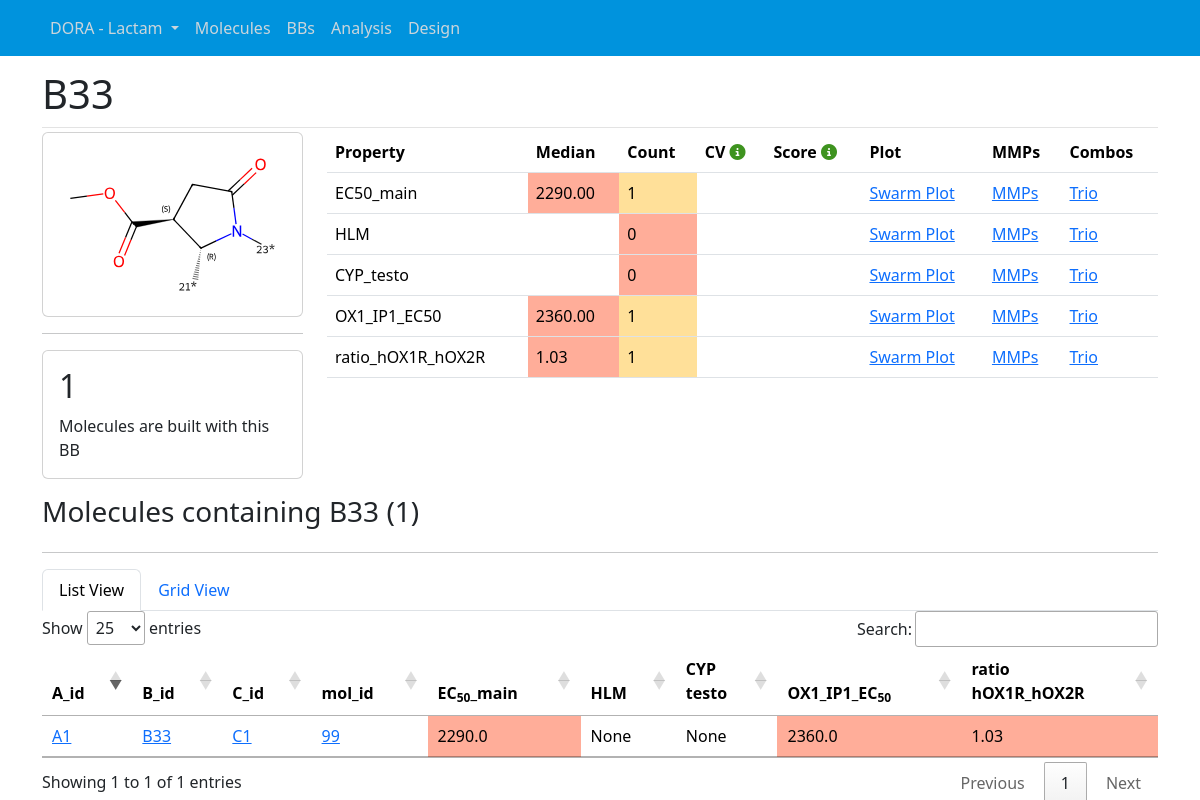
/bbs/B33 (signed in), run on the app's committed database.
### projects/models.py (models this page shows, shortened)
class Series(models.Model):
    project = models.ForeignKey(Project, on_delete=models.CASCADE)
    series_name = models.CharField(max_length=25)
    sub_series = models.CharField(max_length=25, blank=True)
    n_mols = models.IntegerField(default=0)
    series_bbsar_coverage = models.FloatField(default=0)
    n_bb_tags = models.IntegerField(default=0)
    n_bbs = models.IntegerField(default=0)
    n_A = models.IntegerField(default=0)
    n_B = models.IntegerField(default=0)
    n_C = models.IntegerField(default=0)
    n_D = models.IntegerField(default=0)
    date_updated = models.DateTimeField(default=timezone.now)
    class Meta:
        unique_together = ('project', 'series_name')

class Project(models.Model):
    project_name = models.CharField(max_length=25)
    def __str__(self):
        return str(self.project_name)

### bbs/models.py (models this page shows, shortened)
class BB(models.Model):
    project = models.ForeignKey(Project, on_delete=models.CASCADE)
    series = models.ForeignKey(Series, on_delete=models.CASCADE)
    bb_smi = models.CharField(max_length=75)
    bb_id = models.CharField(max_length=4)
    count = models.IntegerField()
    bb_tag = models.CharField(max_length=1)
    bb_flag = models.CharField(max_length=75,null=True, blank=True)
    BBB_Brain_count = models.IntegerField(null=True, blank=True)
    BBB_Brain_median = models.FloatField(null=True, blank=True)
    BBB_Brain_score = models.FloatField(null=True, blank=True)
    BBB_Brain_Plasma_ratio_count = models.IntegerField(null=True, blank=True)
    BBB_Brain_Plasma_ratio_median = models.FloatField(null=True, blank=True)
    BBB_Brain_Plasma_ratio_score = models.FloatField(null=True, blank=True)
    BBB_Plasma_count = models.IntegerField(null=True, blank=True)
    BBB_Plasma_median = models.FloatField(null=True, blank=True)
    BBB_Plasma_score = models.FloatField(null=True, blank=True)
    BBB_ratio_BrainPlasma_count = models.IntegerField(null=True, blank=True)
    BBB_ratio_BrainPlasma_median = models.FloatField(null=True, blank=True)
    BBB_ratio_BrainPlasma_score = models.FloatField(null=True, blank=True)
    BB_fu_count = models.IntegerField(null=True, blank=True)
    BB_fu_median = models.FloatField(null=True, blank=True)
    BB_fu_score = models.FloatField(null=True, blank=True)
    CYP_shift_count = models.IntegerField(null=True, blank=True)
    CYP_shift_median = models.FloatField(null=True, blank=True)
    CYP_shift_score = models.FloatField(null=True, blank=True)
    CYP_testo_count = models.IntegerField(null=True, blank=True)
    CYP_testo_median = models.FloatField(null=True, blank=True)
    CYP_testo_score = models.FloatField(null=True, blank=True)
    CYP_testo_rank = models.IntegerField(null=True, blank=True)
    EC50_main_count = models.IntegerField(null=True, blank=True)
    EC50_main_median = models.FloatField(null=True, blank=True)
    EC50_main_score = models.FloatField(null=True, blank=True)
    EC50_main_rank = models.IntegerField(null=True, blank=True)
    GSH_count = models.IntegerField(null=True, blank=True)
    GSH_median = models.FloatField(null=True, blank=True)
    GSH_score = models.FloatField(null=True, blank=True)
    hERG_IC20_count = models.IntegerField(null=True, blank=True)
    hERG_IC20_median = models.FloatField(null=True, blank=True)
    hERG_IC20_score = models.FloatField(null=True, blank=True)
    HLM_count = models.IntegerField(null=True, blank=True)
    HLM_median = models.FloatField(null=True, blank=True)
    HLM_score = models.FloatField(null=True, blank=True)
    HLM_rank = models.IntegerField(null=True, blank=True)
    logD_count = models.IntegerField(null=True, blank=True)
    logD_median = models.FloatField(null=True, blank=True)
    logD_score = models.FloatField(null=True, blank=True)
    MDR1_PappAB_count = models.IntegerField(null=True, blank=True)
    MDR1_PappAB_median = models.FloatField(null=True, blank=True)
    MDR1_PappAB_score = models.FloatField(null=True, blank=True)
    MDR1_efflux_count = models.IntegerField(null=True, blank=True)
    MDR1_efflux_median = models.FloatField(null=True, blank=True)
    MDR1_efflux_score = models.FloatField(null=True, blank=True)
    min_ratio_hM1R_hM2R_count = models.IntegerField(null=True, blank=True)
    min_ratio_hM1R_hM2R_median = models.FloatField(null=True, blank=True)
    min_ratio_hM1R_hM2R_score = models.FloatField(null=True, blank=True)
    OX1_IP1_EC50_count = models.IntegerField(null=True, blank=True)
    OX1_IP1_EC50_median = models.FloatField(null=True, blank=True)
    OX1_IP1_EC50_score = models.FloatField(null=True, blank=True)
    OX1_IP1_EC50_rank = models.IntegerField(null=True, blank=True)
    PPB_fu_count = models.IntegerField(null=True, blank=True)
    PPB_fu_median = models.FloatField(null=True, blank=True)
    PPB_fu_score = models.FloatField(null=True, blank=True)
    PXR_EC50_count = models.IntegerField(null=True, blank=True)
    PXR_EC50_median = models.FloatField(null=True, blank=True)
    PXR_EC50_score = models.FloatField(null=True, blank=True)
    ratio_hOX1R_hOX2R_count = models.IntegerField(null=True, blank=True)
    ratio_hOX1R_hOX2R_median = models.FloatField(null=True, blank=True)
    ratio_hOX1R_hOX2R_score = models.FloatField(null=True, blank=True)
    ratio_hOX1R_hOX2R_rank = models.IntegerField(null=True, blank=True)
    sol_FaSSIF_count = models.IntegerField(null=True, blank=True)
    sol_FaSSIF_median = models.FloatField(null=True, blank=True)
    sol_FaSSIF_score = models.FloatField(null=True, blank=True)
    sol_pH6_count = models.IntegerField(null=True, blank=True)
    sol_pH6_median = models.FloatField(null=True, blank=True)
    sol_pH6_score = models.FloatField(null=True, blank=True)
    BPI_calc_count = models.IntegerField(null=True, blank=True)
    BPI_calc_median = models.FloatField(null=True, blank=True)
    BPI_calc_score = models.FloatField(null=True, blank=True)

### molecules/models.py (models this page shows, shortened)
class Molecule(models.Model):
    project = models.ForeignKey(Project, on_delete=models.CASCADE)
    series = models.CharField(max_length=16, default="MCs")
    sub_series = models.CharField(max_length=16, default="MC13")
    mol_smi = models.CharField(max_length=100)
    mol_id = models.CharField(max_length=16)
    mol_flag = models.CharField(max_length=32, null=True)
    A_id = models.CharField(max_length=4, null=True)
    B_id = models.CharField(max_length=4, null=True)
    C_id = models.CharField(max_length=4, null=True)
    D_id = models.CharField(max_length=4, null=True)
    bbs_id = models.CharField(max_length=16, null=True)
    BB_fu = models.FloatField(null=True)
    BBB_Brain = models.FloatField(null=True)
    BBB_Brain_2 = models.FloatField(null=True)
    BBB_Brain_Plasma_ratio = models.FloatField(null=True)
    BBB_Plasma = models.FloatField(null=True)
    BBB_Plasma_2 = models.FloatField(null=True)
    BBB_ratio_BrainPlasma = models.FloatField(null=True)
    CYP_mida = models.FloatField(null=True)
    CYP_shift = models.FloatField(null=True)
    CYP_testo = models.FloatField(null=True)
    CYP2C9_IC50 = models.FloatField(null=True)
    CYP2D6_IC50 = models.FloatField(null=True)
    CYP2C9_screening_IC50 = models.FloatField(null=True)
    CYP2D6_screening_IC50 = models.FloatField(null=True)
    CYP3A4_screening_mida_IC50 = models.FloatField(null=True)
    CYP3A4_screening_testo_IC50 = models.FloatField(null=True)
    DogLM = models.FloatField(null=True)
    DMPK_status = models.CharField(max_length=512, null=True)
    EC50_main = models.FloatField(null=True)
    FLP_EC50 = models.FloatField(null=True)
    FLP_effect = models.FloatField(null=True)
    GSH = models.FloatField(null=True)
    HLM = models.FloatField(null=True)
    hM1R_FLIPR_IC50 = models.FloatField(null=True)
    hM2R_FLIPR_IC50 = models.FloatField(null=True)
    hM3R_FLIPR_IC50 = models.FloatField(null=True)
    hM5R_FLIPR_IC50 = models.FloatField(null=True)
    IP1_effect = models.FloatField(null=True)
    KineticEV_AUC = models.FloatField(null=True)
    KineticEV_Cmax = models.FloatField(null=True)
    KineticIV_AUC = models.FloatField(null=True)
    KineticIV_Clearance = models.FloatField(null=True)
    logD = models.FloatField(null=True)
    MDR1_PappAB = models.FloatField(null=True)
    MDR1_efflux = models.FloatField(null=True)
    min_ratio_hM1R_hM2R = models.FloatField(null=True)
    MouseLM = models.FloatField(null=True)
    OX1_IP1_EC50 = models.FloatField(null=True)
    PPB_fu = models.FloatField(null=True)
    PXR_EC50 = models.FloatField(null=True)
    PXR_Emax = models.FloatField(null=True)
    ratio_hOX1R_hOX2R = models.FloatField(null=True)
    RatLM = models.FloatField(null=True)
    sol_FaSSIF = models.FloatField(null=True)
    sol_pH6 = models.FloatField(null=True)
    Tox_CellTiter_Glo_IC50 = models.FloatField(null=True)
    BPI_calc = models.FloatField(null=True)

### bbs/views.py (the view)
# urls.py: path('bbs/<bb_id>', views.bb_home, name='bb_home'),
def bb_home(request, bb_id):
    current_series = get_project_series_from_session(request)
    project = get_project_series_from_session(request).project
    n_bb_tags = get_project_series_from_session(request).n_bb_tags
    if current_series:
        series_name = current_series.series_name
        bb = BB.objects.filter(series__series_name=series_name, bb_id=bb_id).first()
    else:
        return redirect('projects_home')
    bb_tag = getattr(bb, 'bb_tag')
    if bb_tag == 'A':
        mols = Molecule.objects.filter(series=series_name, A_id=bb_id)
    elif bb_tag == 'B':
        mols = Molecule.objects.filter(series=series_name, B_id=bb_id)
    elif bb_tag == 'C':
        mols = Molecule.objects.filter(series=series_name, C_id=bb_id)
    else:
        mols = Molecule.objects.filter(series=series_name, D_id=bb_id)
    mols_ppties_df = pd.DataFrame.from_records(mols.values()).replace({np.nan: None})
    mols_properties = {property: [getattr(mol, property) for mol in mols] for property in ppties_bb_rows_project.get(project.project_name, [])}
    mols_id = [bb_id for mol in mols]
    dict_stats = {'bb_id': mols_id, **mols_properties}
    ppties_bb_df = describe_bb_ppties_df(dict_stats, ppties_bb_rows_project.get(project.project_name, [])).replace({np.nan: None})
    context = {
        'bb': bb,
        'mols': mols,
        'ppties_bb_df': ppties_bb_df,
        'mols_ppties_df':mols_ppties_df,
        'mols_ppties_headers':mols_ppties_headers_project.get(project.project_name, []),
        'mols_ppties':mols_ppties_project.get(project.project_name, []),
        'series_name':series_name,
        'n_bb_tags': n_bb_tags,
        'project_name':project
    }
    return render(request, 'bbs/bb_home.html', context)

### bbs/templates/bbs/bb_home.html (shortened to what this page needs)
{% extends "projects/base.html" %}
{% load static %}
{% load custom_filters %}
{% block content %}
  <div class="article-metadata">
    <h1 class="mr-2">{{bb.bb_id}} </h1>
  </div>
  <div class="row mb-3">
    <div class="col-md-3">
      <div class="card">
        <div class="card-body">
          <img src="/media/bbs/{{project_name}}/{{series_name}}/{{bb.bb_id}}.svg" width="100%">
        </div>
      </div>
      <hr>
      <div class="card">
        <div class="card-body">
          <h2>{{bb.count}}</h2>
          Molecules are built with this BB
        </div>
      </div>
    </div>
    <div class="col-md-9">
      {% include 'bbs/_ppties_bb_table.html' %}
    </div>
  </div>
  <div class="row">
    <div class="col-md-6">
      <h3 class="mr-2">Molecules containing {{bb.bb_id}} ({{bb.count}})</h3>
    </div>
  </div>
  <hr>
  <ul class="nav nav-tabs" id="moleculesTabs" role="tablist">
    <li class="nav-item" role="presentation">
      <a class="nav-link active" id="molListView-tab" data-bs-toggle="tab" href="#molListView" role="tab"
        aria-controls="molListView" aria-selected="true">List View</a>
    </li>
    <li class="nav-item" role="presentation">
      <a class="nav-link" id="molGridView-tab" data-bs-toggle="tab" href="#molGridView" role="tab" aria-controls="molGridView"
        aria-selected="false">Grid View</a>
    </li>
  </ul>
  <div class="tab-content" id="moleculesTabsContent">
    <div class="tab-pane fade show active" id="molListView" role="tabpanel" aria-labelledby="molListView-tab">
      {% include 'molecules/_mols_ppties_table.html' %}
    </div>
  </div>
{% endblock content %}

### projects/templates/projects/base.html (shortened to what this page needs)
{% load static %}
<!DOCTYPE html>
<html>
<head>
  <link rel="stylesheet" type="text/css" href="{% static 'projects/main.css' %}">
</head>
<body>
  <header class="site-header">
    <nav class="navbar navbar-expand-md navbar-dark bg-steel fixed-top">
      <div class="container">
        <div class="collapse navbar-collapse" id="navbarToggle">
          <ul class="navbar-nav mr-auto">
            <li class="nav-item dropdown">
              <a class="nav-link dropdown-toggle navbar-brand-dropdown" href="#" role="button" data-bs-toggle="dropdown" aria-expanded="false">
                {% if current_series %}
                  {{ current_series.project.project_name }} - {{ current_series.series_name }}
                {% else %}
                  Select Project - Series
                {% endif %}
              </a>
            </li>
            <li class="nav-item"><a class="nav-link" href="{% url 'molecules_home' %}">Molecules</a></li>
            <li class="nav-item"><a class="nav-link" href="{% url 'bbs_home' %}">BBs</a></li>
            <li class="nav-item"><a class="nav-link" href="{% url 'analysis_home' %}">Analysis</a></li>
            <li class="nav-item"><a class="nav-link" href="{% url 'design_home' %}">Design</a></li>
          </ul>
        </div>
      </div>
    </nav>
  </header>
  <main role="main" class="container">
    <div class="row">
      <div class="col-md-12">
        {% block content %}{% endblock %}
      </div>
    </div>
  </main>
  <link href="https://cdn.jsdelivr.net/npm/bootstrap@5.3.2/dist/css/bootstrap.min.css" rel="stylesheet"
>
  <link rel="stylesheet" type="text/css" href="https://cdn.datatables.net/1.13.6/css/jquery.dataTables.min.css">
</body>
</html>

### molecules/templates/molecules/_mols_ppties_table.html (shortened to what this page needs)
{% load static %}
{% load custom_filters %}
<div class="table-responsive">
  <table id="molsPptiesTable" class="table table-hover datatable">
    <thead>
      <tr>
        {% for header in mols_ppties_headers %}
        <th scope="col" class="sortable">{{ header|safe }}</th>
        {% endfor %}
      </tr>
    </thead>
    <tbody>
      {% for mol in mols_ppties_df.itertuples %}
      <tr>
        <td>
          {% if mol.A_id|default:'' %}
          <a href="{% url 'bb_home' mol.A_id %}" data-toggle="tooltip" data-html="true" title="{{mol.A_id}}"
            class="bb-tooltip-trigger" data-imgsrc='/media/bbs/{{project_name}}/{{series_name}}/{{mol.A_id}}.svg'>{{mol.A_id}}</a>
          {% endif %}
        </td>
        <td>
          {% if mol.B_id|default:'' %}
          <a href="{% url 'bb_home' mol.B_id %}" data-toggle="tooltip" data-html="true" title="{{mol.B_id}}"
            class="bb-tooltip-trigger" data-imgsrc='/media/bbs/{{project_name}}/{{series_name}}/{{mol.B_id}}.svg'>{{mol.B_id}}</a>
          {% endif %}
        </td>
        <td>
          {% if mol.C_id|default:'' %}
          <a href="{% url 'bb_home' mol.C_id %}" data-toggle="tooltip" data-html="true" title="{{mol.C_id}}"
            class="bb-tooltip-trigger" data-imgsrc='/media/bbs/{{project_name}}/{{series_name}}/{{mol.C_id}}.svg'>{{mol.C_id}}</a>
          {% endif %}
        </td>
        <td class="mol_id_cell">
          <a href="{% url 'molecule_home' mol.mol_id %}" data-toggle="tooltip" data-html="true" title="{{mol.mol_id}}"
            class="bb-tooltip-trigger" data-imgsrc='/media/mols/{{project_name}}/{{series_name}}/{{mol.mol_id}}.svg'>{{mol.mol_id}}</a>
        </td>
        {% for header in mols_ppties %}
          <td class="{{ header }}" style="background-color: {{ mol|get_attr:header|color_for_property:header }}">{{ mol|get_attr:header }}</td>
        {% endfor %}
      </tr>
      {% endfor %}
    </tbody>
  </table>
</div>

### data on the page
Series: project.project_name "DORA", series_name "Lactam"
BB: bb_id "B33", count "1"
Project: project_name.series_name (picture)
Molecule: A_id "A1", B_id "B33", C_id "C1", mol_id "99"

### other printed values
{{ b.property }} "EC50_main" "HLM" "CYP_testo" "OX1_IP1_EC50" "ratio_hOX1R_hOX2R"
{{ b.median|floatformat:2 }} "2290.00" "2360.00" "1.03"
{{ b.count }} "1" "0" "0" "1" "1"
{{ header|safe }} "A_id" "B_id" "C_id" "mol_id" "EC 50 _main" "HLM" "CYP testo" "OX1_IP1_EC 50" "ratio hOX1R_hOX2R"
{{ mol|get_attr:header }} "2290.0" "None" "None" "2360.0" "1.03"
